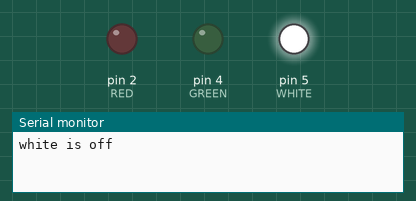
A sketch run on a simulated Arduino Uno, built with avr-gcc and run on an emulated ATmega328P. On the bench: output pins drawn as LEDs (lit = HIGH), the last lines printed to the serial monitor. Pins used as bus, display or sensor lines are not drawn.

Above: at 0.05 s.
At 0.9 s:
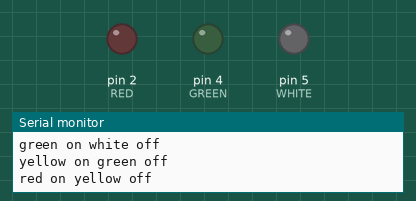
At 1.75 s:
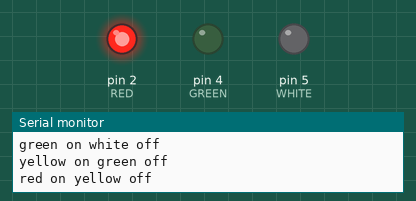
At 2.95 s:
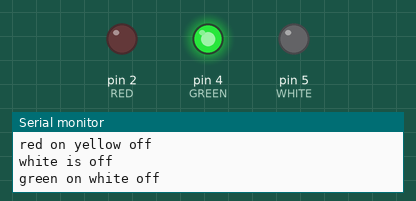
Timing chart, 0 to 3.2 s (numbered marks = the images above):
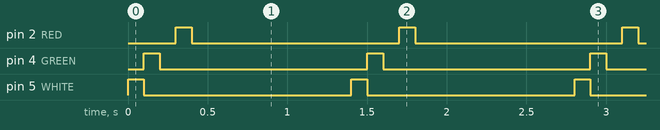

Measured:
- by itself, pin 2 (RED), pin 4 (GREEN), pin 5 (WHITE): alternates HIGH for 0.10 s and LOW for 1.3 s
- by itself, everything shown: repeats every 1.4 s, in 5 steps

The sketch:

ledRainbowTest.ino
```cpp
/*
First test code for ESP8266
*/

#include <Arduino.h>

#define WHITE 5
#define GREEN 4
#define YELLOW 0
#define RED 2

void setup() {
  // put your setup code here, to run once:

  Serial.begin(115200);
  pinMode(WHITE, OUTPUT);
  pinMode(GREEN, OUTPUT);
  pinMode(YELLOW, OUTPUT);
  pinMode(RED, OUTPUT);
}

void loop() {
  // put your main code here, to run repeatedly:

  digitalWrite(WHITE, HIGH);
  Serial.println("white is off");
  delay(100);
  digitalWrite(WHITE, LOW);
  digitalWrite(GREEN, HIGH);
  Serial.println("green on white off");
  delay(100);
  digitalWrite(GREEN, LOW);
  digitalWrite(YELLOW, HIGH);
  Serial.println("yellow on green off");
  delay(100);
  digitalWrite(YELLOW, LOW);
  digitalWrite(RED, HIGH);
  Serial.println("red on yellow off");
  delay(100);
  digitalWrite(RED, LOW);
  delay(1000);
}
```
